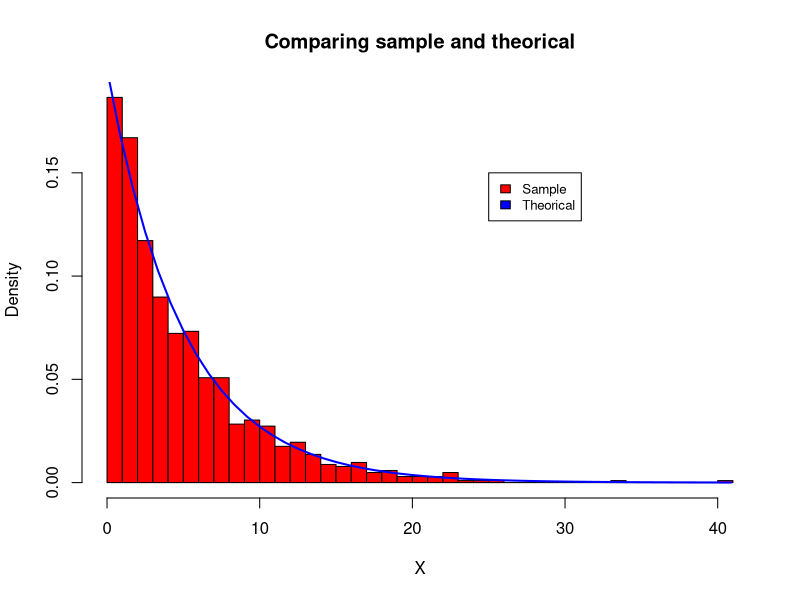
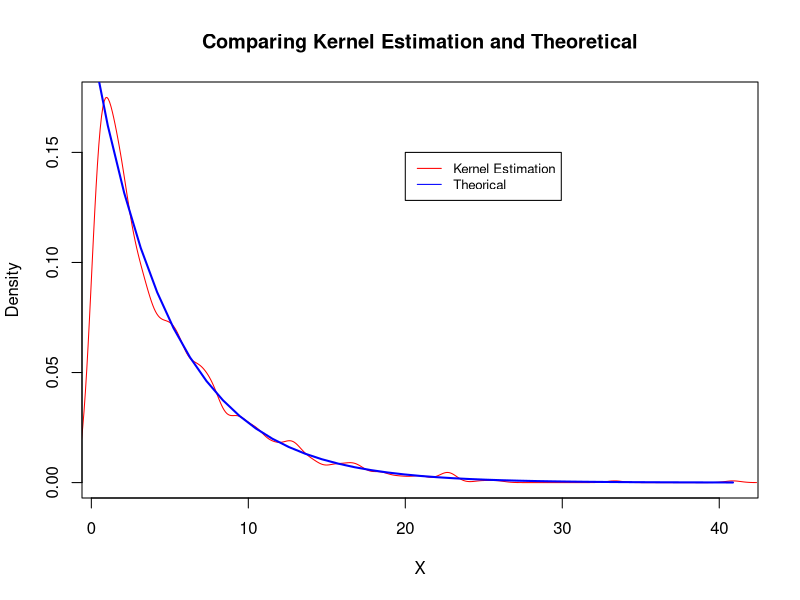
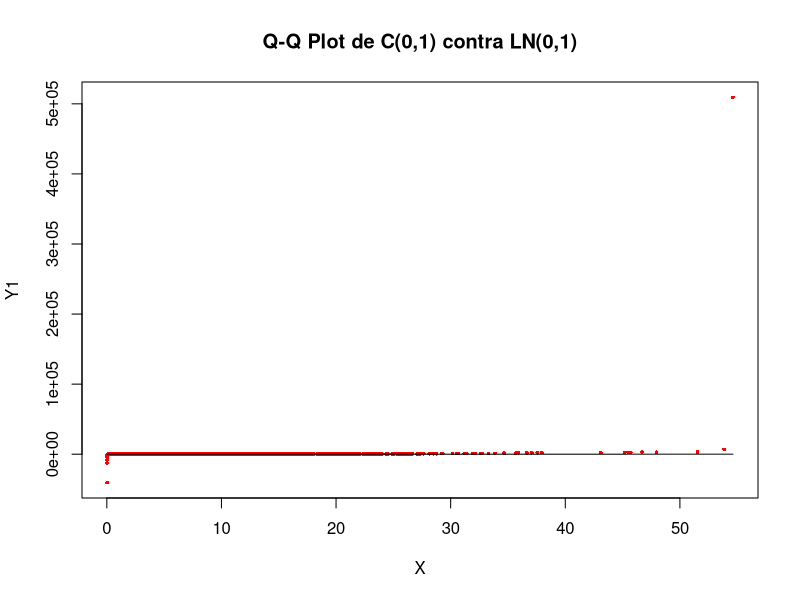
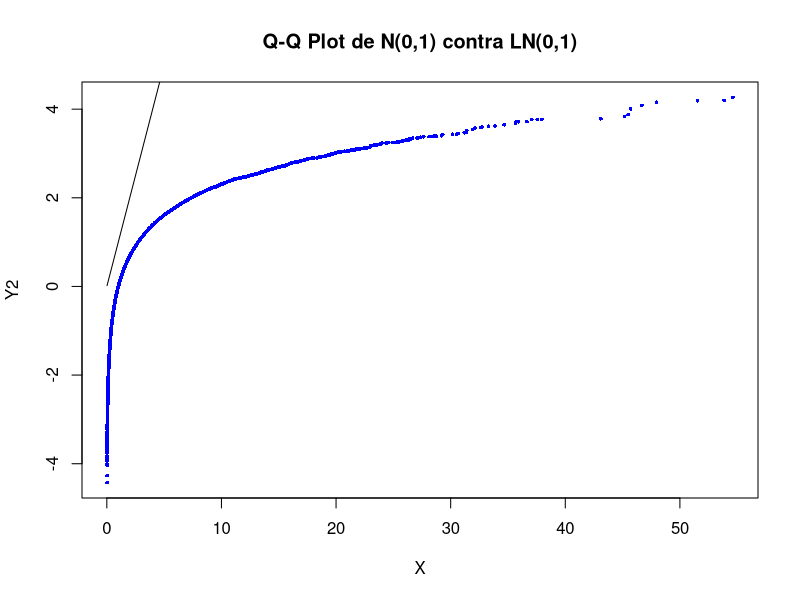

Here is the R script that generated these plots, in order:
## ---- chunk 1
# Gerando variável aleatória X:
U = runif(n = 1024, min = 0, max = 1)
# Usamos a universalidade da Uniforme e a distribuição F da exponencial
r = 0.2
F <- function(x, r){
  return <-  1 - exp(-r*x)
}
invF <- function(x,r){
  return <- -1/r*log(1 - x)
}
X = invF(U,r)
print(X[0:10])
## ---- chunk 2
# Calculando o histograma
h <- hist(X, breaks = 30, freq = FALSE, col = 'red', 
          main = 'Comparing sample and theorical')

xfit <- seq(0, max(X),length= 50)
# Calculando a distribuição exponencial 
yfit <- dexp(xfit,rate = 0.2)

lines(xfit, yfit, col="blue", lwd = 2)
legend(25, 0.15, legend=c("Sample", "Theorical"),
       col=c("red", "blue"), fill = c('red', 'blue'), cex=0.8)

## ---- chunk 3
xfit <- seq(0, max(X),length= 40)

# A distribuição exponencial 
yfit <- dexp(xfit,rate = 0.2)
# A estimação da densidade kernel
yden <- density(X, bw = 0.5)
#Plotes
plot(yden$x, yden$y, col='red', xlim = c(1,max(X)), type = 'l', 
     main = "Comparing Kernel Estimation and Theoretical",
     xlab = "X", ylab = "Density")
lines(xfit, yfit, col="blue", lwd = 2)

legend(20, 0.15, legend=c("Kernel Estimation", "Theorical"),
       col=c("red", "blue"), lty=1:1, cex=0.8)
## ---- chunk 4
X = rlnorm(100000, 0, 1)
Y1 = rcauchy(100000, 0, 1)
Y2 = rnorm(100000, 0, 1)
## ---- chunk 5
qqplot(X,Y1, main = 'Q-Q Plot de C(0,1) contra LN(0,1)', col = 'red', pch = 16, cex = 0.5)
x <- seq(min(X), max(X), 0.01)
lines(x,x)
## ---- chunk 6
qqplot(X,Y2,  main = 'Q-Q Plot de N(0,1) contra LN(0,1)', col = 'blue', pch = 16, cex = 0.5)
lines(x,x)
